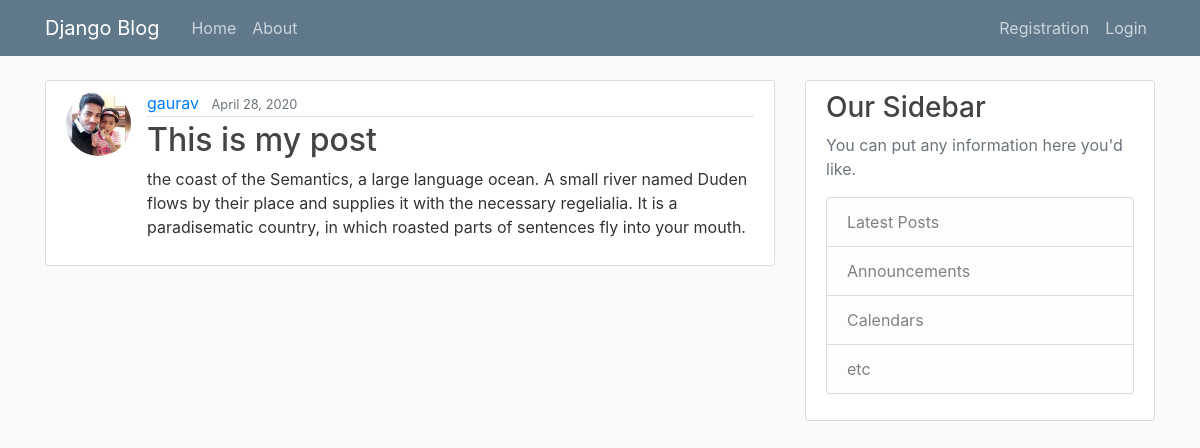
Screenshot of /post/2 with the database file from the repository.
### flaskblog/models.py (models this page shows, shortened)
class User(db.Model, UserMixin):
    id = db.Column(db.Integer, primary_key=True)
    username = db.Column(db.String(20), nullable=False, unique=True)
    email = db.Column(db.String(120), unique=True, nullable=False)
    password = db.Column(db.String(60), nullable=False)
    image_file = db.Column(db.String(60), nullable=False, default="default.png")
    posts = db.relationship('Post', backref="author", lazy=True)

class Post(db.Model):
    id = db.Column(db.Integer, primary_key=True)
    title = db.Column(db.String(60), nullable=False)
    content = db.Column(db.Text, nullable=False)
    date_posted = db.Column(db.DateTime, nullable=False, default=datetime.utcnow)
    user_id = db.Column(db.Integer, db.ForeignKey('user.id'), nullable=False)

### flaskblog/posts/routes.py (the view)
@posts.route('/post/<int:post_id>')
def post(post_id):
    post = Post.query.get_or_404(post_id)
    return render_template('post.html', title=post.title, post=post)

### flaskblog/templates/post.html (shortened to what this page needs)
{% extends "base.html" %}
{% block content %}
    <article class="media content-section">
        <img class="rounded-circle article-img" alt="" src="{{ url_for('static', filename='profile_img/' + post.author.image_file)}}">
      <div class="media-body">
        <div class="article-metadata">
          <a class="mr-2" href="{{ url_for('users.user_post', username=post.author.username) }}">{{ post.author.username }}</a>
          <small class="text-muted">{{ post.date_posted.strftime('%B %d, %Y') }}</small>
        </div>
        <h2><a class="article-title" href="{{ url_for('posts.post', post_id=post.id) }}">{{ post.title }}</a></h2>
        <p class="article-content">{{ post.content }}</p>
      </div>
    </article>
{% endblock content %}

### flaskblog/static/main.css (style rules this page uses)
body { background: #fafafa; color: #333333; margin-top: 5rem; }
h1, h2, h3, h4, h5, h6 { color: #444444; }
.content-section { background: #ffffff; padding: 10px 20px; border: 1px solid #dddddd; border-radius: 3px; margin-bottom: 20px; }
.article-title { color: #444444; }
.article-content { white-space: pre-line; }
.article-img { height: 65px; width: 65px; margin-right: 16px; }
.article-metadata { padding-bottom: 1px; margin-bottom: 4px; border-bottom: 1px solid #e3e3e3 }

### rows the page displays
User: image_file (picture), author.username "gaurav"
Post: date_posted "April 28, 2020", title "This is my post", content "the coast of the Semantics, a large language ocean. A small river named Duden flows by their place and supplies it with the necessary regelialia. It is a paradisematic country, in which roasted parts of sentences fly into your mouth."
